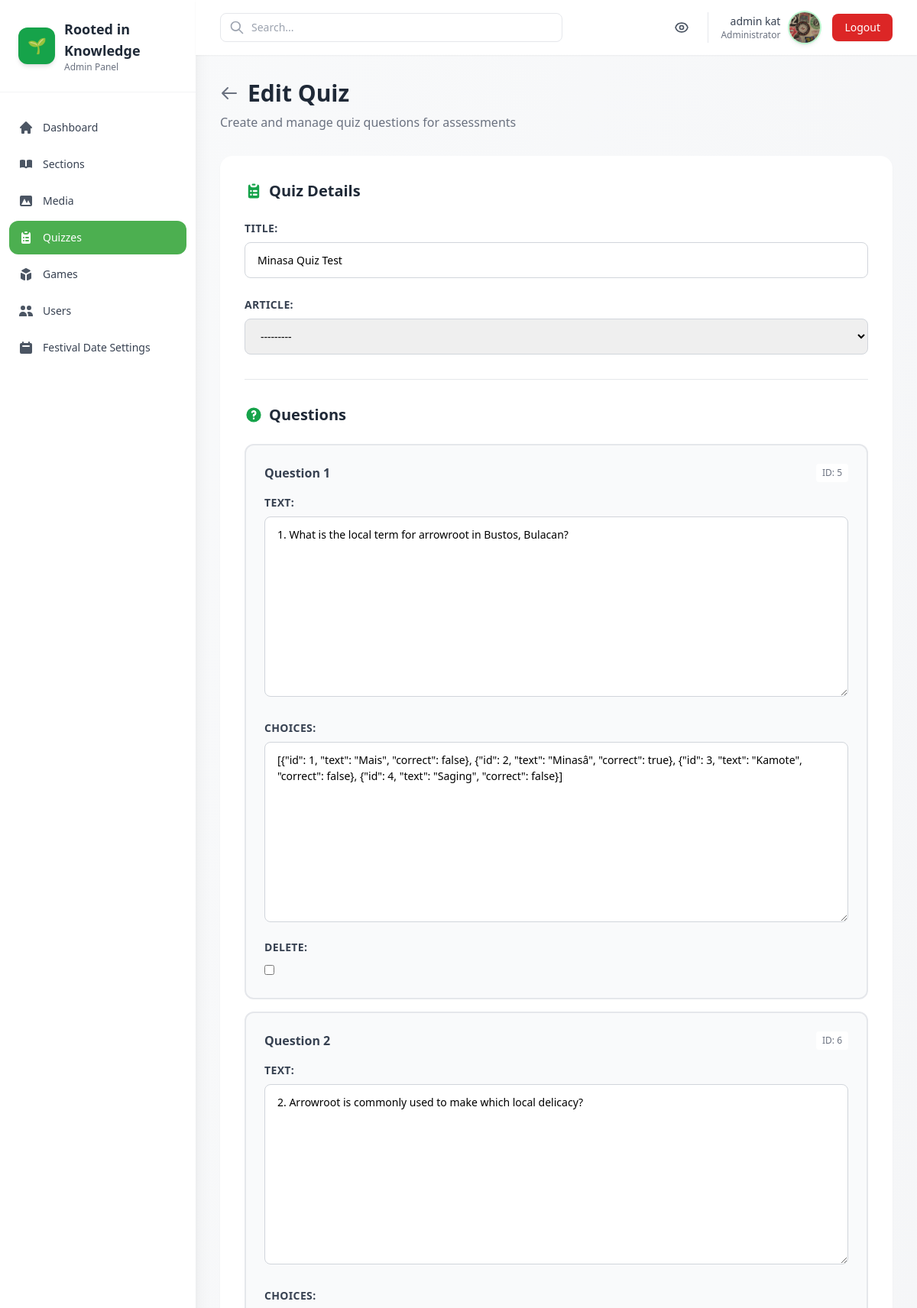
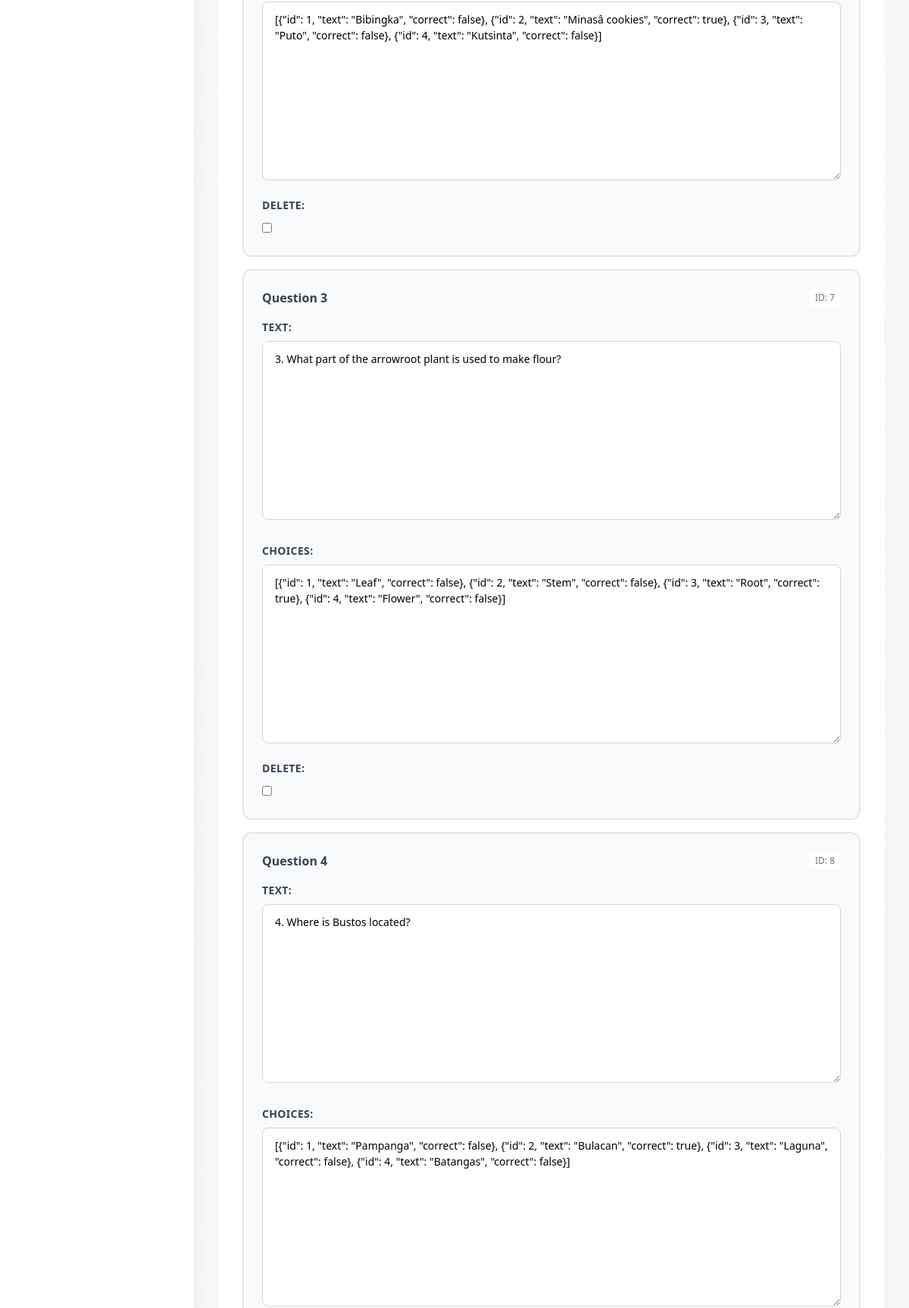
Page /admin-panel/quizzes/5/edit/ (signed in, upper part) on the committed database (2 pictures, top to bottom).
### core/models.py (models this page shows, shortened)
class StudentProfile(models.Model):
    user = models.OneToOneField(settings.AUTH_USER_MODEL, on_delete=models.CASCADE)
    full_name = models.CharField(max_length=200, blank=True)
    profile_picture = models.ImageField(upload_to='profile_pics/', blank=True, null=True)
    birthday = models.DateField(null=True, blank=True)
    grade = models.PositiveSmallIntegerField(null=True, blank=True)
    must_change_password = models.BooleanField(default=True)
    created_at = models.DateTimeField(auto_now_add=True)

class Article(models.Model):
    CATEGORY_CHOICES = [
        ('planting', 'Planting & Science'),
        ('culture', 'Culture & History'),
        ('economics', 'Economics & Sustainability'),
        ('creative', 'Creative Minasa'),
    ]
    title = models.CharField(max_length=200)
    slug = models.SlugField(unique=True)
    category = models.CharField(max_length=50, choices=CATEGORY_CHOICES)
    excerpt = models.TextField(blank=True)
    content = models.TextField()
    video = models.FileField(upload_to='videos/', blank=True, null=True)
    pdf = models.FileField(upload_to='pdfs/', blank=True, null=True)
    cover_image = models.ImageField(upload_to='article_covers/', blank=True, null=True)
    created_at = models.DateTimeField(auto_now_add=True)
    def __str__(self):
        return self.title

### quizzes/models.py (models this page shows, shortened)
class Quiz(models.Model):
    title = models.CharField(max_length=200)
    article = models.ForeignKey(Article, on_delete=models.SET_NULL, null=True, blank=True)

class Question(models.Model):
    quiz = models.ForeignKey(Quiz, related_name='questions', on_delete=models.CASCADE)
    text = models.TextField()
    choices = models.JSONField(default=list)  # [{'id':1,'text':'...','correct':False}, ...]

### core/admin_panel/views.py (the view, shortened to what this page needs)
# urls.py: path('admin-panel/quizzes/<int:pk>/edit/', admin_views.QuizUpdateView.as_view(), name='admin_quiz_edit'),
@method_decorator(staff_member_required, name='dispatch')
class QuizUpdateView(UpdateView):
    model = Quiz
    fields = ['title', 'article']
    template_name = 'core/admin_panel/quiz_form.html'
    success_url = reverse_lazy('core:admin_quizzes')
    def get(self, request, *args, **kwargs):
        self.object = self.get_object()
        form = self.get_form()
        formset = QuizFormSet(instance=self.object)
        return render(request, self.template_name, {'form': form, 'formset': formset})

### core/templates/core/admin_panel/quiz_form.html (shortened to what this page needs)
{% extends 'core/admin_panel/base.html' %}
{% block content %}
<div class="mb-8">
  <div class="flex items-center gap-3 mb-2">
    <a href="{% url 'core:admin_quizzes' %}" class="text-gray-500 hover:text-gray-700">
      <svg class="w-6 h-6" fill="none" stroke="currentColor" viewBox="0 0 24 24">
        <path stroke-linecap="round" stroke-linejoin="round" stroke-width="2" d="M10 19l-7-7m0 0l7-7m-7 7h18"></path>
      </svg>
    </a>
    <h1 class="text-3xl font-bold text-gray-800">{% if form.instance.pk %}Edit{% else %}Add{% endif %} Quiz</h1>
  </div>
  <p class="text-gray-500">Create and manage quiz questions for assessments</p>
</div>
<div class="max-w-4xl">
  <div class="bg-white rounded-2xl shadow-sm p-8">
    <form method="post">
      <div class="mb-8">
        <h2 class="text-xl font-bold text-gray-800 mb-6 flex items-center gap-2">
          Quiz Details
        </h2>
        <div class="space-y-6">
          {{ form.as_p }}
        </div>
      </div>
      <div class="border-t border-gray-200 pt-8">
        <h2 class="text-xl font-bold text-gray-800 mb-6 flex items-center gap-2">
          Questions
        </h2>
        <div id="questions-container" class="space-y-4">
          {% for f in formset.forms %}
            <div class="bg-gray-50 border-2 border-gray-200 rounded-xl p-6 hover:border-green-300 transition-colors">
              <div class="flex items-center justify-between mb-4">
                <h3 class="font-semibold text-gray-700">Question {{ forloop.counter }}</h3>
                {% if f.instance.pk %}
                  <span class="text-xs text-gray-500 bg-white px-2 py-1 rounded">ID: {{ f.instance.pk }}</span>
                {% else %}
                  <span class="text-xs text-green-600 bg-green-50 px-2 py-1 rounded">New</span>
                {% endif %}
              </div>
              <div class="space-y-4">
                {{ f.as_p }}
              </div>
            </div>
          {% endfor %}
        </div>
      </div>
    </form>
  </div>
</div>
{% endblock %}

### core/templates/core/admin_panel/base.html (shortened to what this page needs)
<!doctype html>
<html lang="en">
  <head>
    <script src="https://cdn.tailwindcss.com"></script>
  </head>
  <body class="bg-gradient-to-br from-gray-50 to-gray-100 min-h-screen antialiased" x-data="{ sidebarOpen: true, mobileMenuOpen: false }">
    <div class="min-h-screen flex">
      <aside :class="sidebarOpen ? 'w-64' : 'w-20'" class="bg-white shadow-xl transition-all duration-300 h-screen sticky top-0 hidden lg:block">
        <div class="p-6 border-b border-gray-100">
          <div class="flex items-center gap-3">
            <div class="w-12 h-12 bg-green-600 rounded-xl flex items-center justify-center text-white shadow-md flex-shrink-0">
              <span class="text-xl">🌱</span>
            </div>
            <div x-show="sidebarOpen" x-transition>
              <div class="text-lg font-bold text-gray-800">Rooted in Knowledge</div>
              <p class="text-xs text-gray-500">Admin Panel</p>
            </div>
          </div>
        </div>
        <nav class="mt-6 px-3">
          <ul class="space-y-1 text-sm">
            <li>
              <a href="{% url 'core:admin_dashboard' %}" class="flex items-center gap-3 p-3 rounded-xl hover:bg-green-50 transition-all group {% if request.resolver_match.url_name == 'admin_dashboard' %}active-nav{% endif %}">
                <svg class="w-5 h-5 flex-shrink-0 {% if request.resolver_match.url_name == 'admin_dashboard' %}text-white{% else %}text-gray-600 group-hover:text-green-600{% endif %}" fill="currentColor" viewBox="0 0 20 20">
                  <path d="M10.707 2.293a1 1 0 00-1.414 0l-7 7a1 1 0 001.414 1.414L4 10.414V17a1 1 0 001 1h2a1 1 0 001-1v-2a1 1 0 011-1h2a1 1 0 011 1v2a1 1 0 001 1h2a1 1 0 001-1v-6.586l.293.293a1 1 0 001.414-1.414l-7-7z"></path>
                </svg>
                <span x-show="sidebarOpen" class="font-medium {% if request.resolver_match.url_name == 'admin_dashboard' %}text-white{% else %}text-gray-700 group-hover:text-green-600{% endif %}">Dashboard</span>
              </a>
            </li>
            <li>
              <a href="{% url 'core:admin_sections' %}" class="flex items-center gap-3 p-3 rounded-xl hover:bg-green-50 transition-all group {% if 'section' in request.resolver_match.url_name %}active-nav{% endif %}">
                <svg class="w-5 h-5 flex-shrink-0 {% if 'section' in request.resolver_match.url_name %}text-white{% else %}text-gray-600 group-hover:text-green-600{% endif %}" fill="currentColor" viewBox="0 0 20 20">
                  <path d="M9 4.804A7.968 7.968 0 005.5 4c-1.255 0-2.443.29-3.5.804v10A7.969 7.969 0 015.5 14c1.669 0 3.218.51 4.5 1.385A7.962 7.962 0 0114.5 14c1.255 0 2.443.29 3.5.804v-10A7.968 7.968 0 0014.5 4c-1.255 0-2.443.29-3.5.804V12a1 1 0 11-2 0V4.804z"></path>
                </svg>
                <span x-show="sidebarOpen" class="font-medium {% if 'section' in request.resolver_match.url_name %}text-white{% else %}text-gray-700 group-hover:text-green-600{% endif %}">Sections</span>
              </a>
            </li>
            <li>
              <a href="{% url 'core:admin_media' %}" class="flex items-center gap-3 p-3 rounded-xl hover:bg-green-50 transition-all group {% if 'media' in request.resolver_match.url_name %}active-nav{% endif %}">
                <svg class="w-5 h-5 flex-shrink-0 {% if 'media' in request.resolver_match.url_name %}text-white{% else %}text-gray-600 group-hover:text-green-600{% endif %}" fill="currentColor" viewBox="0 0 20 20">
                  <path fill-rule="evenodd" d="M4 3a2 2 0 00-2 2v10a2 2 0 002 2h12a2 2 0 002-2V5a2 2 0 00-2-2H4zm12 12H4l4-8 3 6 2-4 3 6z" clip-rule="evenodd"></path>
                </svg>
                <span x-show="sidebarOpen" class="font-medium {% if 'media' in request.resolver_match.url_name %}text-white{% else %}text-gray-700 group-hover:text-green-600{% endif %}">Media</span>
              </a>
            </li>
            <li>
              <a href="{% url 'core:admin_quizzes' %}" class="flex items-center gap-3 p-3 rounded-xl hover:bg-green-50 transition-all group {% if 'quiz' in request.resolver_match.url_name %}active-nav{% endif %}">
                <svg class="w-5 h-5 flex-shrink-0 {% if 'quiz' in request.resolver_match.url_name %}text-white{% else %}text-gray-600 group-hover:text-green-600{% endif %}" fill="currentColor" viewBox="0 0 20 20">
                  <path d="M9 2a1 1 0 000 2h2a1 1 0 100-2H9z"></path>
                  <path fill-rule="evenodd" d="M4 5a2 2 0 012-2 3 3 0 003 3h2a3 3 0 003-3 2 2 0 012 2v11a2 2 0 01-2 2H6a2 2 0 01-2-2V5zm3 4a1 1 0 000 2h.01a1 1 0 100-2H7zm3 0a1 1 0 000 2h3a1 1 0 100-2h-3zm-3 4a1 1 0 100 2h.01a1 1 0 100-2H7zm3 0a1 1 0 100 2h3a1 1 0 100-2h-3z" clip-rule="evenodd"></path>
                </svg>
                <span x-show="sidebarOpen" class="font-medium {% if 'quiz' in request.resolver_match.url_name %}text-white{% else %}text-gray-700 group-hover:text-green-600{% endif %}">Quizzes</span>
              </a>
            </li>
            <li>
              <a href="{% url 'core:admin_games' %}" class="flex items-center gap-3 p-3 rounded-xl hover:bg-green-50 transition-all group {% if 'game' in request.resolver_match.url_name %}active-nav{% endif %}">
                <svg class="w-5 h-5 flex-shrink-0 {% if 'game' in request.resolver_match.url_name %}text-white{% else %}text-gray-600 group-hover:text-green-600{% endif %}" fill="currentColor" viewBox="0 0 20 20">
                  <path d="M11 17a1 1 0 001.447.894l4-2A1 1 0 0017 15V9.236a1 1 0 00-1.447-.894l-4 2a1 1 0 00-.553.894V17zM15.211 6.276a1 1 0 000-1.788l-4.764-2.382a1 1 0 00-.894 0L4.789 4.488a1 1 0 000 1.788l4.764 2.382a1 1 0 00.894 0l4.764-2.382zM4.447 8.342A1 1 0 003 9.236V15a1 1 0 00.553.894l4 2A1 1 0 009 17v-5.764a1 1 0 00-.553-.894l-4-2z"></path>
                </svg>
                <span x-show="sidebarOpen" class="font-medium {% if 'game' in request.resolver_match.url_name %}text-white{% else %}text-gray-700 group-hover:text-green-600{% endif %}">Games</span>
              </a>
            </li>
            <li>
              <a href="{% url 'core:admin_users' %}" class="flex items-center gap-3 p-3 rounded-xl hover:bg-green-50 transition-all group {% if 'user' in request.resolver_match.url_name %}active-nav{% endif %}">
                <svg class="w-5 h-5 flex-shrink-0 {% if 'user' in request.resolver_match.url_name %}text-white{% else %}text-gray-600 group-hover:text-green-600{% endif %}" fill="currentColor" viewBox="0 0 20 20">
                  <path d="M9 6a3 3 0 11-6 0 3 3 0 016 0zM17 6a3 3 0 11-6 0 3 3 0 016 0zM12.93 17c.046-.327.07-.66.07-1a6.97 6.97 0 00-1.5-4.33A5 5 0 0119 16v1h-6.07zM6 11a5 5 0 015 5v1H1v-1a5 5 0 015-5z"></path>
                </svg>
                <span x-show="sidebarOpen" class="font-medium {% if 'user' in request.resolver_match.url_name %}text-white{% else %}text-gray-700 group-hover:text-green-600{% endif %}">Users</span>
              </a>
            </li>
            <li>
              <a href="{% url 'core:admin_festival_date_settings' %}" class="flex items-center gap-3 p-3 rounded-xl hover:bg-green-50 transition-all group {% if 'festival_date' in request.resolver_match.url_name %}active-nav{% endif %}">
                <svg class="w-5 h-5 flex-shrink-0 {% if 'festival_date' in request.resolver_match.url_name %}text-white{% else %}text-gray-600 group-hover:text-green-600{% endif %}" fill="currentColor" viewBox="0 0 20 20">
                  <path fill-rule="evenodd" d="M6 2a1 1 0 00-1 1v1H4a2 2 0 00-2 2v10a2 2 0 002 2h12a2 2 0 002-2V6a2 2 0 00-2-2h-1V3a1 1 0 10-2 0v1H7V3a1 1 0 00-1-1zm0 5a1 1 0 000 2h8a1 1 0 100-2H6z" clip-rule="evenodd"></path>
                </svg>
                <span x-show="sidebarOpen" class="font-medium {% if 'festival_date' in request.resolver_match.url_name %}text-white{% else %}text-gray-700 group-hover:text-green-600{% endif %}">Festival Date Settings</span>
              </a>
            </li>
          </ul>
        </nav>
      </aside>
      <div class="flex-1 flex flex-col min-w-0">
        <header class="bg-white shadow-sm sticky top-0 z-40">
          <div class="px-4 sm:px-6 lg:px-8 py-4 flex items-center justify-between">
            <div class="flex items-center gap-4 flex-1">
              <div class="relative max-w-md w-full">
                <input type="search" placeholder="Search..." class="w-full pl-10 pr-4 py-2 border border-gray-200 rounded-lg focus:outline-none focus:ring-2 focus:ring-green-500 focus:border-transparent text-sm" />
                <svg class="w-5 h-5 text-gray-400 absolute left-3 top-1/2 -translate-y-1/2" fill="none" stroke="currentColor" viewBox="0 0 24 24">
                  <path stroke-linecap="round" stroke-linejoin="round" stroke-width="2" d="M21 21l-6-6m2-5a7 7 0 11-14 0 7 7 0 0114 0z"></path>
                </svg>
              </div>
            </div>
            <div class="flex items-center gap-4">
              <a href="/" class="p-2 hover:bg-gray-100 rounded-lg transition" title="View Site">
              </a>
             <a href="{% url 'core:profile' %}">
              <div class="flex items-center gap-3 pl-4 border-l border-gray-200">
                <div class="text-right hidden sm:block">
                  <div class="text-sm font-medium text-gray-700">{{ user.username }}</div>
                  <div class="text-xs text-gray-500">Administrator</div>
                </div>
                {% if user.studentprofile.profile_picture %}
                  <img src="{{ user.studentprofile.profile_picture.url }}" alt="{{ user.username }}" class="w-10 h-10 rounded-full object-cover shadow-md ring-2 ring-green-200">
                {% else %}
                  <div class="w-10 h-10 bg-green-600 rounded-full flex items-center justify-center text-white font-semibold shadow-md">
                    {{ user.username|slice:":1"|upper }}
                  </div>
                {% endif %}
              </div>
             </a>
              <a href="{% url 'logout' %}" class="px-4 py-2 text-sm font-medium text-white bg-red-600 hover:bg-red-700 rounded-lg shadow-sm hover:shadow-md transition-all duration-200">
                Logout
              </a>
            </div>
          </div>
        </header>
        <main class="flex-1 p-4 sm:p-6 lg:p-8">
          {% block content %}{% endblock %}
        </main>
      </div>
    </div>
  </body>
</html>

### core/templates/core/admin_panel/base.html (style rules this page uses)
:root { --green: #4CAF50; --orange: #FF9800; }
.active-nav { background: #4CAF50; color: white; }

### core/templates/core/admin_panel/quiz_form.html (style rules this page uses)
form p { margin-bottom: 1.5rem; }
form label { display: block; font-weight: 600; color: #374151; margin-bottom: 0.5rem; font-size: 0.875rem; text-transform: uppercase; letter-spacing: 0.025em; }
form input[type="text"], form input[type="email"], form input[type="number"], form input[type="date"], form input[type="password"], form select, form textarea { width: 100%; padding: 0.75rem 1rem; border: 1px solid #D1D5DB; border-radius: 0.5rem; font-size: 0.875rem; transition: all 0.2s; }

### rows in the picture
Quiz: title "Minasa Quiz Test", article "---------"
Question: instance.pk "5"
Question: instance.pk "6"
Question: instance.pk "7"
Question: instance.pk "8"

### other values in the picture
{{ user.username }} "admin kat"
